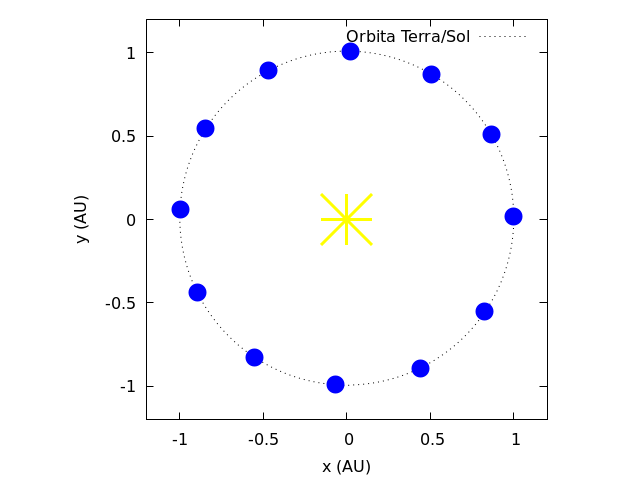

Reproduce this figure in gnuplot.
set terminal pngcairo size 640, 480
set output "tarefa-1-graf-1-12558547.png"
reset

set xlabel "x (AU)"
set ylabel "y (AU)"

#set xrange[-1.2:1.2]
#set yrange[-1.2:1.2]

unset grid
set size square

set style line 1 lc rgb "black"  lw 1 dt 3
set style line 2 lc rgb "yellow" lw 3 pointsize 8.5 pointtype 3
set style line 3 lc rgb "blue" lw 3 pointsize 2.5 pointtype 7

plot "tarefa-1-saida-1-12558547.dat" with lines ls 1 title "Orbita Terra/Sol",\
     'tarefa-1-saida-1-12558547.dat' every 30::1::360 with points ls 3 notitle,\
     "<echo '0 0'"   with points ls 2 notitle, \
